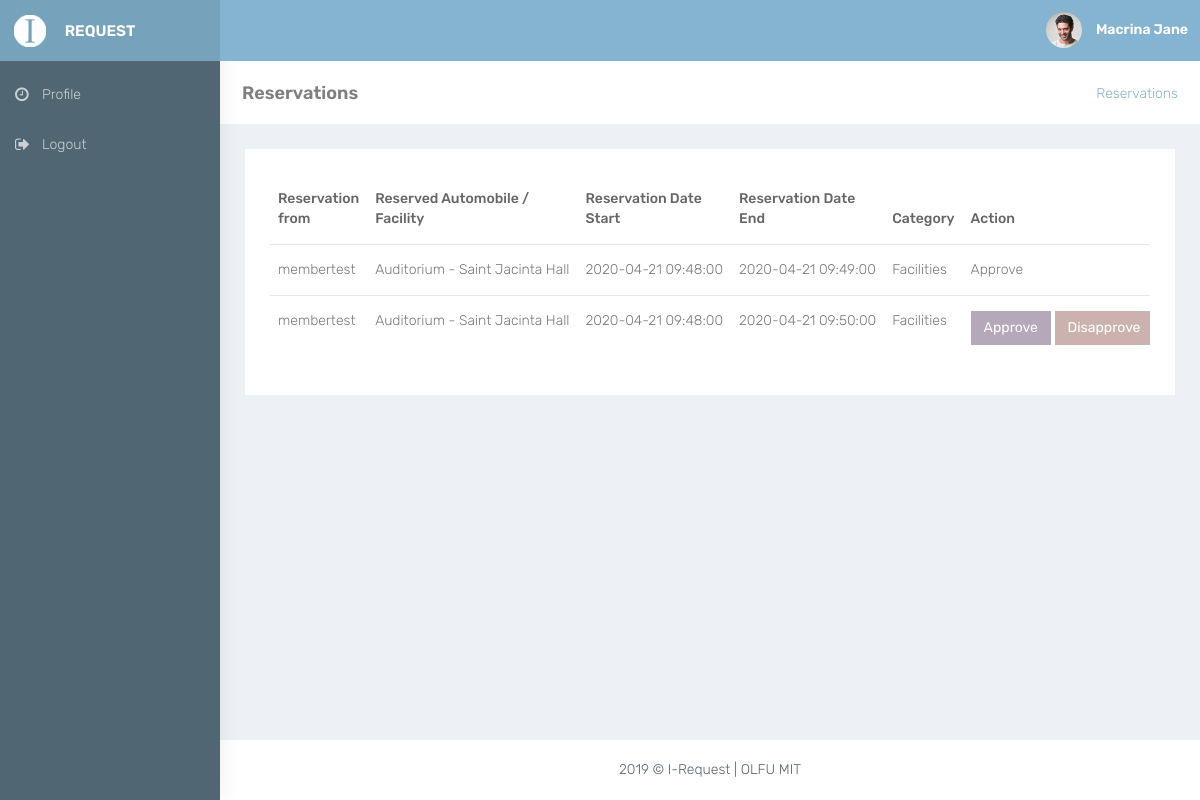
The page /reservations_admin.php (signed in) on the database its author committed.
### tables this page shows
CREATE TABLE `users_tb` (
  `user_id` int(10) NOT NULL,
  `first_name` varchar(300) NOT NULL,
  `middle_name` varchar(300) NOT NULL,
  `last_name` varchar(300) NOT NULL,
  `name_extension` varchar(300) NOT NULL,
  `mobile_number` varchar(300) NOT NULL,
  `address` varchar(300) NOT NULL,
  `username` varchar(300) NOT NULL,
  `password` varchar(300) NOT NULL,
  `department_id` int(10) NOT NULL,
  `role_type` varchar(300) DEFAULT NULL,
  `user_status` varchar(300) NOT NULL
);

CREATE TABLE `bookings_tb` (
  `booking_id` int(10) NOT NULL,
  `users_id` int(10) NOT NULL,
  `inventory_item_id` int(10) NOT NULL,
  `date_from_requested` datetime NOT NULL,
  `date_to_requested` datetime NOT NULL,
  `status` varchar(300) NOT NULL,
  `category` varchar(300) NOT NULL
);

CREATE TABLE `inventory_items_tb` (
  `inventory_item_id` int(10) NOT NULL,
  `item_name` varchar(500) NOT NULL,
  `item_description` varchar(1000) NOT NULL,
  `inventory_cat_id` int(10) NOT NULL
);

### controllers/users_functions.php (called while the page is built, shortened)
<?php
if(!function_exists('getUserDetailsByUsername')){
    function getUserDetailsByUsername($conn, $username){
        $users_details = array();
        $query = mysqli_query($conn, "SELECT * from users_tb where username = '$username'");
        while($row = mysqli_fetch_array($query)){
            array_push($users_details, $row['first_name'], $row['middle_name'], $row['last_name'], $row['name_extension'], $row['mobile_number'], $row['address'], $row['username'], $row['password'], $row['department_id'], $row['role_type'], $row['user_status'], $row['user_id']);
        }
        return $users_details;
    }
}
if(!function_exists('getUserDetailsById')){
    function getUserDetailsById($conn, $id){
        $users_details = array();
        if(countResult($conn, "SELECT * from admin_tb where admin_id = '$id'") == 1){
            $query = mysqli_query($conn, "SELECT * from admin_tb where admin_id = '$id'");
            while($row = mysqli_fetch_array($query)){
                array_push($users_details, $row['admin_username'], $row['admin_password'],$row['admin_id']);
            }
        }else{
            $query = mysqli_query($conn, "SELECT * from users_tb where user_id = '$id'");
            while($row = mysqli_fetch_array($query)){
                array_push($users_details, $row['first_name'], $row['middle_name'], $row['last_name'], $row['name_extension'], $row['mobile_number'], $row['address'], $row['username'], $row['password'], $row['department_id'], $row['role_type'], $row['user_status']);
            }
        }
        return $users_details;
    }
}
                    ?>

### controllers/database_functions.php (called while the page is built, shortened)
<?php
if(!function_exists('countResult')){
    function countResult($conn, $query){
        $query = mysqli_query($conn, $query);
        $result = mysqli_num_rows($query);
        return $result;
    }
}
?>

### controllers/inventory_functions.php (called while the page is built, shortened)
               <?php
if(!function_exists('getInventoryDetailsById')){
    function getInventoryDetailsById($conn, $inventory_item_id){
        include "database_functions.php";
        $inventory_details = array();
        $items_count = countResult($conn, "SELECT * from inventory_items_tb where inventory_item_id = '$inventory_item_id'");
        $query = mysqli_query($conn, "SELECT * from inventory_items_tb where inventory_item_id = '$inventory_item_id'");
        while($row = mysqli_fetch_array($query)){
            array_push($inventory_details, $row['item_name'], $row['item_description'], $items_count, $row['inventory_cat_id']);
        }
        return $inventory_details;
    }
}
        ?>

### controllers/bookings_functions.php (the view, shortened to what this page needs)
                    <?php
if(!function_exists('getAllReservationData')){
    function getAllReservationData($conn){
        include "users_functions.php";
        include "inventory_functions.php";
        $today = date("Y-m-d H:i:s");
        $query = mysqli_query($conn, "SELECT * FROM bookings_tb where date_from_requested >= '$today' ORDER BY date_from_requested ASC");
        if(mysqli_num_rows($query) > 0){
            while($row = mysqli_fetch_array($query)){
                ?>
                <tr>
                    <td class="txt-oflo"><?php echo getUserDetailsById($conn, $row['users_id'])[0] ?></td>
                    <td class="txt-oflo"><?php echo getInventoryDetailsById($conn, $row['inventory_item_id'])[0]." - ".getInventoryDetailsById($conn, $row['inventory_item_id'])[1]?></td>
                    <td class="txt-oflo"><?php echo $row['date_from_requested'] ?></td>
                    <td class="txt-oflo"><?php echo $row['date_to_requested'] ?></td>
                    <td class="txt-oflo"><?php echo $row['category'] ?></td>
                    <td class="txt-oflo">
                        <?php
                            if($row['status'] == "Pending"){
                                ?>
                                    <a class = "btn btn-primary" href="reservations_admin_action.php<?php echo '?id='.$row['booking_id'] . '&checker=1' . '&item='.$row['inventory_item_id'] . '&from=' .$row['date_from_requested'] . '&to=' .$row['date_to_requested']; ?>">Approve</a>
                                    <a class = "btn btn-danger" href="reservations_admin_action.php<?php echo '?id='.$row['booking_id'] & '&checker=2'; ?>">Disapprove</a>
                                <?php
                            }else{
                                echo $row['status'];
                            }
                        ?>
                    </td>
               </tr>
               <?php
            }
        }else{
            echo "No Reservations Found";
        }
    }
}
?>

### controllers/include_partial_functions.php (shortened to what this page needs)
<?php
if(!function_exists('get_FooterBlade')){
    function get_FooterBlade(){
        ?>
        <footer class="footer text-center"> 2019 &copy; I-Request | OLFU MIT </footer>
        <?php
    }
}
if(!function_exists('getHeaderUserName')) {
    function getHeaderUserName() {
        include "database/config.php";
        include "users_functions.php";
        $username = $_SESSION['user'];
        if($username == 'iRequest') {
        ?>
            <a class="profile-pic" href="edit_user.php">
                <img src="resources/images/avatar.jpg" alt="avatar" width="36" class="img-circle">
                <b class="hidden-xs">Administrator</b>
            </a>
        <?php
        }else{
            $firstname = getUserDetailsByUsername($conn, $username)[0];
        ?>
            <a class="profile-pic" href="edit_user.php<?php echo '?id='.getUserDetailsByUsername($conn, $username)[11]; ?>">
                <img src="resources/images/avatar.jpg" alt="avatar" width="36" class="img-circle">
                <b class="hidden-xs"><?php echo $firstname ?></b>
            </a>
        <?php
        }
    }
}
        ?>
        <?php
if(!function_exists('get_headBlade')){
    function get_headBlade(){
        ?>
            <link rel="stylesheet" href="resources/bootstrap/dist/css/bootstrap.min.css" >
            <link rel="stylesheet" href="resources/plugins/bower_components/sidebar-nav/dist/sidebar-nav.min.css" >
            <link rel="stylesheet" href="resources/plugins/bower_components/toast-master/css/jquery.toast.css" >
            <link rel="stylesheet" href="resources/plugins/bower_components/morrisjs/morris.css" >
            <link rel="stylesheet" href="resources/css/animate.css" >
            <link rel="stylesheet" href="resources/css/style.css" >
            <link rel="stylesheet" href="resources/plugins/datatable.css" >
            <link rel="stylesheet" id="theme" href="resources/css/colors/blue-dark.css" >
        <?php
    }
}
        ?>
        <?php
if(!function_exists('get_NavBlade')){
    function get_NavBlade(){
        if(isset($_SESSION['role_type'])) {
            if($_SESSION['role_type'] == "Admin"){
                ?>
                <div class="navbar-default sidebar" role="navigation">
                    <div class="sidebar-nav navbar-collapse slimscrollsidebar">
                        <ul class="nav" id="side-menu">
                            <li style="padding: 10px 0 0;">
                                <a href="dashboard_admin.php" class="waves-effect"><i class="fa fa-dashboard fa-fw" aria-hidden="true"></i><span class="hide-menu">Dashboard</span></a>
                            </li>
                            <li>
                                <a href="reservations_admin.php" class="waves-effect"><i class="fa fa-calendar fa-fw" aria-hidden="true"></i><span class="hide-menu">Reservations</span></a>
                            </li>
                            <li>
                                <a href="services_admin.php" class="waves-effect"><i class="fa fa-tasks fa-fw" aria-hidden="true"></i><span class="hide-menu">Services</span></a>
                            </li>
                            <li>
                                <a href="facilities.php" class="waves-effect"><i class="fa fa-building fa-fw" aria-hidden="true"></i><span class="hide-menu">Facilities</span></a>
                            </li>
                            <li>
                                <a href="automobiles.php" class="waves-effect"><i class="fa fa-car fa-fw" aria-hidden="true"></i><span class="hide-menu">Automobiles</span></a>
                            </li>
                            <li>
                                <a href="department.php" class="waves-effect"><i class="fa fa-table fa-fw" aria-hidden="true"></i><span class="hide-menu">Departments</span></a>
                            </li>
                            <li>
                                <a href="user_management.php" class="waves-effect"><i class="fa fa-users fa-fw" aria-hidden="true"></i><span class="hide-menu">User Management</span></a>
                            </li>
                            <li>
                                <a href="logout_action.php" class="waves-effect"><i class="fa fa-sign-out fa-fw" aria-hidden="true"></i><span class="hide-menu">Logout</span></a>
                            </li>
                        </ul>
                    </div>
                </div>
                <?php
            }else{
                include "users_functions.php";
                ?>
                    <div class="navbar-default sidebar" role="navigation">
                        <div class="sidebar-nav navbar-collapse slimscrollsidebar">
                            <ul class="nav" id="side-menu">
                                <li style="padding: 10px 0 0;">
                                    <a href="edit_user.php<?php echo '?id='.getUserDetailsByUsername($conn, $username)[11]; ?>" class="waves-effect"><i class="fa fa-clock-o fa-fw" aria-hidden="true"></i><span class="hide-menu">Profile</span></a>
                                </li>
                                <li>
                                    <a href="logout_action.php" class="waves-effect"><i class="fa fa-sign-out fa-fw" aria-hidden="true"></i><span class="hide-menu">Logout</span></a>
                                </li>
                            </ul>
                        </div>
                    </div>
                <?php
            }
        }
    }
}
                ?>

### resources/css/colors/blue-dark.css (style rules this page uses)
body { background:#516673 }
.navbar-top-links>li>a { color:#ffffff }
.sidebar { background:#516673;box-shadow:1px 0 20px rgba(0,0,0,0.08) }
#side-menu li a { color:#c8d1d6 }
#side-menu li a { color:#c8d1d6;border-left:0 solid #516673 }

### rows shown on the page
users_tb: first_name "Macrina Jane"
bookings_tb: users_id "membertest", inventory_item.item_name "Auditorium", inventory_item_id "Saint Jacinta Hall", date_from_requested "2020-04-21 09:48:00", date_to_requested "2020-04-21 09:49:00", category "Facilities", status "Approve"
bookings_tb: users_id "membertest", inventory_item_id "Auditorium", inventory_item_id "Saint Jacinta Hall", date_from_requested "2020-04-21 09:48:00", date_to_requested "2020-04-21 09:50:00", category "Facilities"
